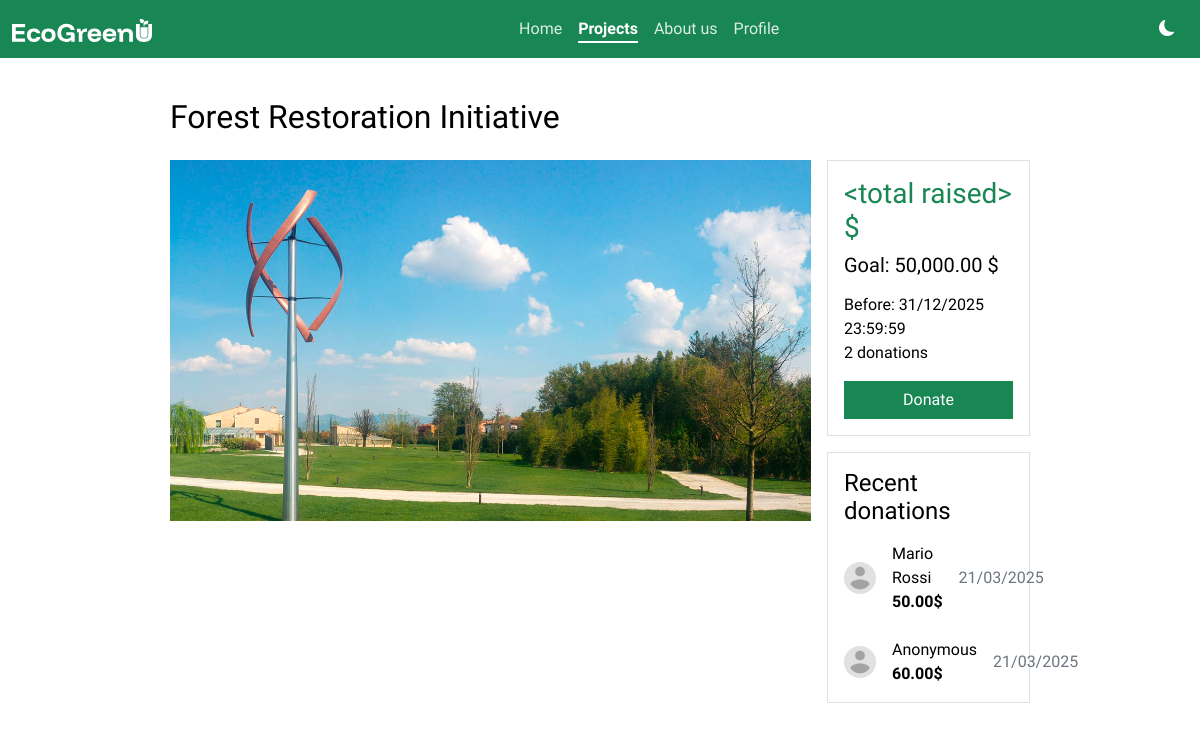
/pages/project-details.php?project-id=1, run on the app's committed database.
### tables this page shows
CREATE TABLE IF NOT EXISTS tblprojects (
  idProject INT NOT NULL PRIMARY KEY AUTO_INCREMENT,
  title CHAR(30) NOT NULL,
  description CHAR(250) NOT NULL,
  fundraiser INT NOT NULL,
  targetAmount DECIMAL(10,2) NOT NULL,
  deadline DATETIME NOT NULL,
  status CHAR(1) NOT NULL,
    FOREIGN KEY (fundraiser) REFERENCES tblusers(iduser)
);

CREATE TABLE IF NOT EXISTS tblPayments (
  idPayment INT NOT NULL PRIMARY KEY AUTO_INCREMENT,
  amount DECIMAL(10,2) NOT NULL,
  description CHAR(150),
  date DATETIME NOT NULL,
  projectId INT NOT NULL,
  paymentMethod INT NOT NULL,
  userId INT NOT NULL,
  public BOOLEAN NOT NULL,
  FOREIGN KEY (projectId) REFERENCES tblprojects(idProject),
  FOREIGN KEY (userId) REFERENCES tblusers(iduser),
  FOREIGN KEY (paymentMethod) REFERENCES tblpaymentmethods(idPaymentMethod)
);

CREATE TABLE IF NOT EXISTS tblusers (
  idUser INT NOT NULL PRIMARY KEY AUTO_INCREMENT,
  firstName CHAR(50) NOT NULL,
  lastName CHAR(50) NOT NULL,
  email CHAR(255) NOT NULL,
  phoneNumber CHAR(20),
  passwordHash CHAR(128) NOT NULL,
  profilePicPath CHAR(100)
);

### php/projects/project-details.php (called while the page is built, shortened)
<?php
    $donations = [];
    if (isset($_GET['project-id'])) {
        $project_id = $_GET['project-id'];
        $db = new mysqli("localhost", "root", "", "dbecogreenu");
        $result = $db->query("SELECT * FROM tblprojects WHERE idProject = $project_id");
        if ($result->num_rows > 0) {
            $project = $result->fetch_assoc();
            $result = $db->query("SELECT tblpayments.*,
                                         tblusers.firstName,
                                         tblusers.lastName
                                    FROM tblprojects
                                INNER JOIN tblpayments ON tblprojects.idproject = tblpayments.projectid
                                INNER JOIN tblusers ON tblpayments.userid = tblusers.idUser
                                   WHERE idProject = $project_id");
        } else {
            echo 'no project found with this ID';
        }
    } else {
        echo 'no id provided';
    }
    function formatDate($date, $format){
        $datetime = new DateTime($date);
        return $datetime->format($format);
    }
?>

### pages/project-details.php (the view, shortened to what this page needs)
<?php include_once '../php/projects/project-details.php' ?>
<!DOCTYPE html>
<html lang="en">
<head>
    <link rel="stylesheet" href="../css/styles.css">
    <link href="https://cdn.jsdelivr.net/npm/bootstrap@5.3.3/dist/css/bootstrap.min.css" rel="stylesheet">
    <link rel="stylesheet" href="https://cdn.jsdelivr.net/npm/bootstrap-icons@1.11.3/font/bootstrap-icons.min.css">
</head>
<body>
    <div class="container-fluid p-0 m-0 position-absolute">
        <nav class="navbar sticky-top navbar-expand-lg bg-success">
            <div class="container-fluid d-flex">
                <a class="navbar-brand p-0 m-0" href="../index.php">
                    <img src="../assets/logo/logo-navbar.svg" alt="EcoGreenU logo">
                </a>
                <div class="collapse navbar-collapse" id="navbarNav">
                    <ul class="navbar-nav ms-auto me-auto">
                        <li class="nav-item">
                            <a class="nav-link text-white" aria-current="page" href="../index.php">Home</a>
                        </li>
                        <li class="nav-item">
                            <a class="nav-link text-white active" href="projects.php">Projects</a>
                        </li>
                        <li class="nav-item">
                            <a class="nav-link text-white" href="about-us.php">About us</a>
                        </li>
                        <li class="nav-item">
                            <a class="nav-link text-white" href="profile.php">Profile</a>
                        </li>
                    </ul>
                    <button id="theme-switch" class="btn btn-success text-white p-2">
                        <i class="bi bi-moon-fill"></i>
                    </button>
                </div>
            </div>
        </nav>
        <div class="container-fluid p-3 m-0" id="main">
            <?php if(isset($project)): ?>
                <div class="d-flex flex-row align-items-center justify-content-start gap-4 mt-4 mb-3 w-75 mx-auto px-2">
                    <h2><?=$project['title']?></h2>
                </div>
                <div class="row g-3 w-75 mx-auto">
                    <div class="col-9">
                        <img class="w-100 project-img" src="../assets/images/projects/proj-<?=$project["idProject"]?>.jpg" />
                    </div>
                    <div class="col-3">
                        <div class="border rounded-0 p-3">
                            <h3 class="text-success">&lt;total raised&gt; $</h3>
                            <h5 class="mb-3">Goal: <?=number_format($project['targetAmount'], 2)?> $</h5>
                            <p class="m-0">Before: <?=formatDate($project['deadline'], 'd/m/Y H:i:s')?></p>
                            <p class="m-0"><?=count($donations)?> donations</p>
                            <?php if($project['status'] == 0): ?>
                                <button type="button" class="btn btn-success w-100 rounded-0 mt-3">Donate</button>
                            <?php endif; ?>
                        </div>
                        <div class="border rounded-0 p-3 mt-3">
                            <h4>Recent donations</h4>
                            <div class="d-flex flex-column gap-4 mt-3">
                                <?php foreach($donations as $d): ?>
                                    <div class="d-flex gap-3 align-items-center">
                                        <img src="../assets/images/pfp-default.jpg" width=32 height=32 alt="" class="rounded-circle">
                                        <div class="d-flex flex-column">
                                            <?php if ($d['public']): ?>
                                                <p class="m-0"><?=$d['firstName']?> <?=$d['lastName']?></p>
                                            <?php else: ?>
                                                <p class="m-0">Anonymous</p>
                                            <?php endif; ?>
                                            <p class="m-0 fw-bold"><?=$d['amount']?>$</p>
                                        </div>
                                        <p class="m-0 text-secondary ms-auto"><?=formatDate($d['date'], 'd/m/Y')?></p>
                                    </div>
                                <?php endforeach; ?>
                            </div>
                        </div>
                    </div>
                </div>
            <?php else: echo 'no project found'; ?>
            <?php endif; ?>
        </div>
    </div>
</body>
</html>

### css/styles.css (style rules this page uses)
:root { --background-color: #fff; --foreground-color: #000; --primary-green: #198754; }
body { font-family: 'Funnel Display', 'Outfit', system-ui, -apple-system, BlinkMacSystemFont, 'Segoe UI', Roboto, Oxygen, Ubuntu, Cantarell, 'Open Sans', 'Helvetica Neue', sans-serif !important; background-color: var(--background-color) !important; color: var(--foreground-color) !important; }
#theme-switch { width: 42px; height: 42px; border-radius: 50%; display: flex; justify-content: center; align-items: center; }
a.navbar-brand { margin: 0 !important; padding: 0 !important; }
.nav-link.active { text-decoration: underline !important; text-decoration-thickness: 2px !important; text-underline-offset: 7px; font-weight: bold !important; }
.nav-link:not(.active) { opacity: .85; }
.project-img { aspect-ratio: 16/9; object-fit: cover; }

### data on the page
tblprojects: title "Forest Restoration Initiative", targetAmount "50,000.00", deadline "31/12/2025 23:59:59"
tblpayments: userId.firstName "Mario", userId.lastName "Rossi", amount "50.00", date "21/03/2025"
tblpayments: public "Anonymous", amount "60.00", date "21/03/2025"

### other printed values
count($donations) "2"
